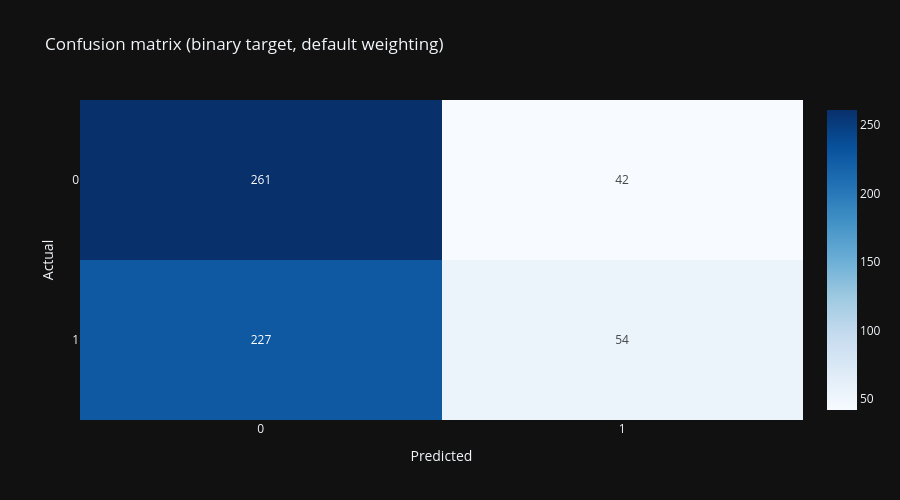

The notebook cell this image was saved under:
### Markdown cell above
With `0` as the majority class, a model that leans toward predicting `0` can match the naive baseline
on accuracy while rarely flagging a real `1`. Check the `1` row's recall specifically.

### Code cell
plot_confusion_matrix(y_test_bin, y_pred_bin, labels=[0, 1], title="Confusion matrix (binary target, default weighting)");

### Figure 1 — Plotly figure (JSON) as saved in the notebook; plotly's stock layout.template omitted (floating-point values rounded to 4 significant figures)
{"data": [{"colorscale": [[0.0, "rgb(247,251,255)"], [0.125, "rgb(222,235,247)"], [0.25, "rgb(198,219,239)"], [0.375, "rgb(158,202,225)"], [0.5, "rgb(107,174,214)"], [0.625, "rgb(66,146,198)"], [0.75, "rgb(33,113,181)"], [0.875, "rgb(8,81,156)"], [1.0, "rgb(8,48,107)"]], "texttemplate": "%{z:d}", "type": "heatmap", "x": ["0", "1"], "y": ["0", "1"], "z": [[261, 42], [227, 54]]}], "layout": {"height": 500, "title": {"text": "Confusion matrix (binary target, default weighting)"}, "xaxis": {"title": {"text": "Predicted"}, "type": "category"}, "yaxis": {"autorange": "reversed", "title": {"text": "Actual"}, "type": "category"}}}
